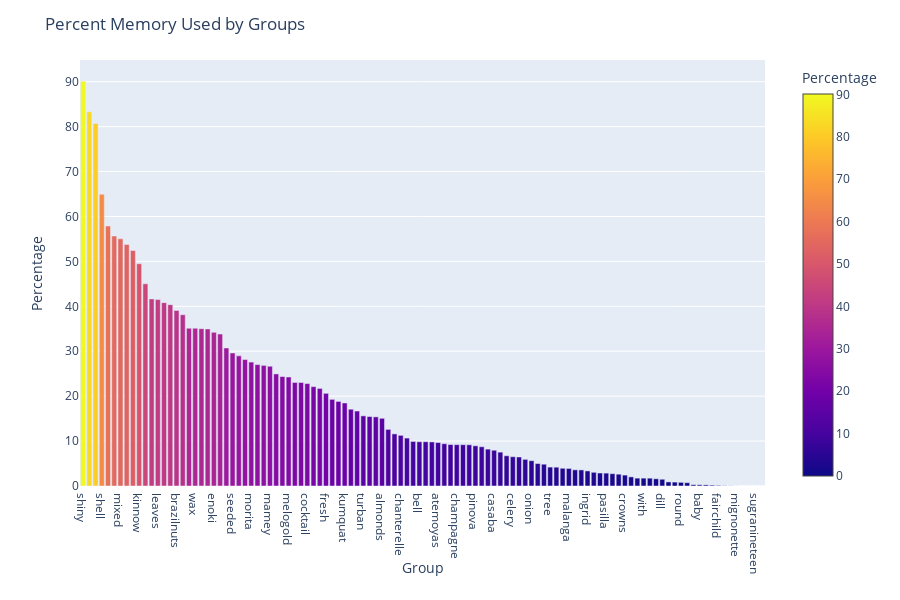

Notebook code for this chart:
### Code cell
data=accre_cleaned_average_drop

fig=px.bar(data, x='ACCOUNT',y='PERCENTUSED', color='PERCENTUSED',
          labels={'ACCOUNT':'Group','PERCENTUSED':'Percentage'})
fig.update_layout(title='Percent Memory Used by Groups')


fig.show();

### Figure 1 — Plotly figure (JSON) as saved in the notebook; plotly's stock layout.template omitted (floating-point values rounded to 4 significant figures)
{"data": [{"alignmentgroup": "True", "hoverlabel": {"namelength": 0}, "hovertemplate": "Group=%{x}<br>Percentage=%{marker.color}", "legendgroup": "", "marker": {"color": [90.09, 83.3, 80.7, 64.95, 57.88, 55.65, 55.03, 53.77, 52.42, 49.48, 45.01, 41.65, 41.5, 40.82, 40.37, 39.08, 38.13, 35.12, 35.12, 35.02, 34.97, 34.2, 33.82, 30.73, 29.61, 28.97, 28.15, 27.59, 27.03, 26.85, 26.66, 24.95, 24.36, 24.27, 23.05, 23.04, 22.8, 22.12, 21.72, 20.63, 19.29, 18.83, 18.48, 17.09, 16.69, 15.62, 15.47, 15.39, 15.07, 12.6, 11.6, 11.28, 10.67, 9.92, 9.86, 9.86, 9.81, 9.67, 9.41, 9.23, 9.2, 9.2, 9.18, 8.95, 8.74, 8.21, 7.96, 7.54, 6.73, 6.52, 6.46, 5.93, 5.63, 5, 4.85, 4.21, 4.19, 3.95, 3.91, 3.6, 3.58, 3.36, 3.05, 2.89, 2.87, 2.74, 2.63, 2.43, 2.03, 1.75, 1.75, 1.74, 1.61, 1.5, 0.91, 0.87, 0.82, 0.74, 0.29, 0.27, 0.25, 0.19, 0.13, 0.06, 0.03, 0.01, 0, 0, 0, 0], "coloraxis": "coloraxis"}, "name": "", "offsetgroup": "", "orientation": "v", "showlegend": false, "textposition": "auto", "type": "bar", "x": ["shiny", "cep", "spring", "shell", "blackberries", "winged", "mixed", "large", "opo", "kinnow", "pecans", "arra", "leaves", "discovery", "polk", "brazilnuts", "hass", "strawberries", "wax", "fava", "horn", "enoki", "crab", "alkmene", "seeded", "fiddlehead", "flamingo", "morita", "president", "clara", "mamey", "josephine", "horseradish", "melogold", "plumcot", "mung", "cocktail", "st", "cn121", "fresh", "antares", "lychees", "kumquat", "treviso", "francis", "turban", "sweet", "sommerfeld", "almonds", "virginia", "emmons", "chanterelle", "orange", "jicama", "bell", "basil", "pioppino", "atemoyas", "mickey", "white", "champagne", "garlic", "maltaise", "pinova", "lollo", "amaranth", "casaba", "cepuna", "galangal", "celery", "foo", "lemon", "onion", "mache", "laxtons", "tree", "bertanne", "portabella", "malanga", "medium", "durondeau", "ingrid", "texas", "carrot", "pasilla", "regal", "key", "crowns", "nino", "pinole", "with", "stalk", "sunburst", "dill", "burro", "thomcord", "round", "bulk", "summer", "baby", "bay", "india", "fairchild", "shallots", "quelites", "mignonette", "minnewashta", "sunflower", "sugranineteen", "golden"], "xaxis": "x", "y": [90.09, 83.3, 80.7, 64.95, 57.88, 55.65, 55.03, 53.77, 52.42, 49.48, 45.01, 41.65, 41.5, 40.82, 40.37, 39.08, 38.13, 35.12, 35.12, 35.02, 34.97, 34.2, 33.82, 30.73, 29.61, 28.97, 28.15, 27.59, 27.03, 26.85, 26.66, 24.95, 24.36, 24.27, 23.05, 23.04, 22.8, 22.12, 21.72, 20.63, 19.29, 18.83, 18.48, 17.09, 16.69, 15.62, 15.47, 15.39, 15.07, 12.6, 11.6, 11.28, 10.67, 9.92, 9.86, 9.86, 9.81, 9.67, 9.41, 9.23, 9.2, 9.2, 9.18, 8.95, 8.74, 8.21, 7.96, 7.54, 6.73, 6.52, 6.46, 5.93, 5.63, 5, 4.85, 4.21, 4.19, 3.95, 3.91, 3.6, 3.58, 3.36, 3.05, 2.89, 2.87, 2.74, 2.63, 2.43, 2.03, 1.75, 1.75, 1.74, 1.61, 1.5, 0.91, 0.87, 0.82, 0.74, 0.29, 0.27, 0.25, 0.19, 0.13, 0.06, 0.03, 0.01, 0, 0, 0, 0], "yaxis": "y"}], "layout": {"barmode": "relative", "coloraxis": {"colorbar": {"title": {"text": "Percentage"}}, "colorscale": [[0, "#0d0887"], [0.1111, "#46039f"], [0.2222, "#7201a8"], [0.3333, "#9c179e"], [0.4444, "#bd3786"], [0.5556, "#d8576b"], [0.6667, "#ed7953"], [0.7778, "#fb9f3a"], [0.8889, "#fdca26"], [1, "#f0f921"]]}, "height": 600, "legend": {"tracegroupgap": 0}, "margin": {"t": 60}, "title": {"text": "Percent Memory Used by Groups"}, "xaxis": {"anchor": "y", "domain": [0, 0.98], "title": {"text": "Group"}}, "yaxis": {"anchor": "x", "domain": [0, 1], "title": {"text": "Percentage"}}}}
